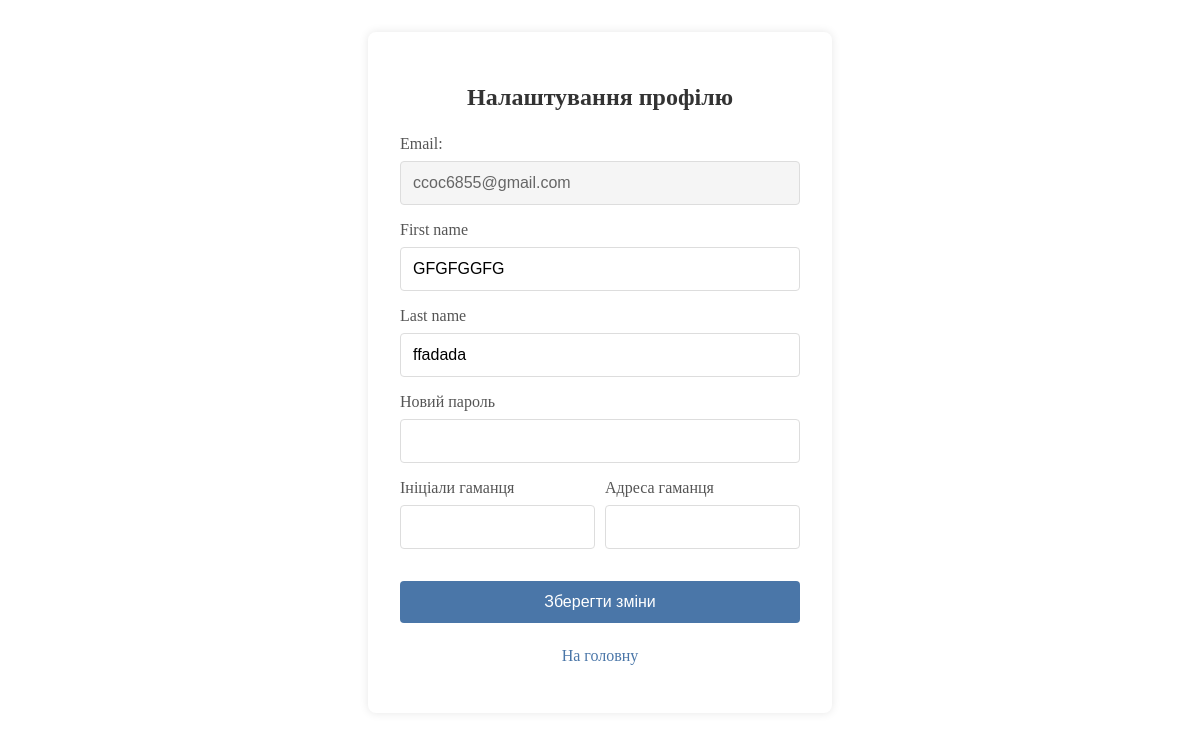
The app's page /account/settings/ (signed in) with its own data.
### account/models.py (models this page shows, shortened)
class CustomUser(AbstractUser):
    wallet_initials = models.CharField(max_length=10, blank=True, null=True, verbose_name="Ініціали гаманця")
    wallet_address = models.CharField(max_length=255, blank=True, null=True, verbose_name="Адреса гаманця")
    phone_validator = RegexValidator(
        regex=r'^\+?1?\d{10,15}$',
        message="Phone number must be entered in the format: '+380123456789'. Up to 15 digits allowed."
    )
    username = None
    phone = models.CharField(
        _("phone number"),
        max_length=20,
        unique=True,
        validators=[phone_validator],
        error_messages={
            "unique": _("A user with that phone number already exists."),
        },
    )
    email = models.EmailField(
        _("email address"),
        unique=True,
        error_messages={
            "unique": _("A user with that email address already exists."),
        },
    )
    USERNAME_FIELD = "email"
    REQUIRED_FIELDS = ["phone"]
    objects = CustomUserManager()
    class Meta:
        db_table = 'user'

### account/views.py (the view)
# urls.py: path('settings/', views.settings, name='settings'),
@login_required
@login_required
def settings(request):
    if request.method == 'POST':
        form = ProfileForm(request.POST, instance=request.user)
        if form.is_valid():
            user = form.save(commit=False)
            new_password = form.cleaned_data.get('new_password')
            if new_password:
                user.set_password(new_password)
                update_session_auth_hash(request, user)  # важливо!
            user.save()
            messages.success(request, "Зміни збережено успішно.")
            return redirect('account:settings')
        else:
            messages.error(request, "Будь ласка, виправте помилки у формі.")
    else:
        form = ProfileForm(instance=request.user)
    return render(request, 'account/settings.html', {'form': form})

### account/forms.py
class ProfileForm(UserChangeForm):
    password = None
    new_password = forms.CharField(required=False, label="Новий пароль")
    class Meta:
        model = CustomUser
        fields = (
            'first_name',
            'last_name',
            'phone',
            'wallet_initials',     # додано
            'wallet_address',      # додано
            'new_password',
        )

### account/templates/account/settings.html (shortened to what this page needs)
{% block content %}
<div class="account-form-container">
    <h2>Налаштування профілю</h2>
    <form method="post" class="account-form">
        <div class="form-group">
            <label for="id_email">Email:</label>
            <input type="email" id="id_email" value="{{ user.email }}" class="form-control" disabled>
        </div>
        {% for field in form %}
            {% if field.name != 'wallet_initials' and field.name != 'wallet_address' and field.name != 'phone' %}
                <div class="form-group">
                    <label for="{{ field.id_for_label }}">{{ field.label }}</label>
                    {{ field }}
                </div>
            {% endif %}
        {% endfor %}
        <div class="wallet-row">
            <div class="form-group">
                <label for="{{ form.wallet_initials.id_for_label }}">{{ form.wallet_initials.label }}</label>
                {{ form.wallet_initials }}
            </div>
            <div class="form-group">
                <label for="{{ form.wallet_address.id_for_label }}">{{ form.wallet_address.label }}</label>
                {{ form.wallet_address }}
            </div>
        </div>
        <button type="submit" class="btn-submit">Зберегти зміни</button>
    </form>
    <p class="form-footer"><a href="{% url 'mainsite:home' %}" class="home-link">На головну</a></p>
</div>
{% endblock %}

### account/templates/account/settings.html (style rules this page uses)
.wallet-row { display: flex; gap: 10px; flex-wrap: wrap; }
.wallet-row .form-group { flex: 1 1 45%; }
.wallet-row .form-group input { width: 100%; box-sizing: border-box; }
.account-form-container { max-width: 400px; margin: 2rem auto; padding: 2rem; background: #fff; border-radius: 8px; box-shadow: 0 0 10px rgba(0, 0, 0, 0.1); }
.account-form-container h2 { text-align: center; margin-bottom: 1.5rem; color: #333; }
.account-form { display: flex; flex-direction: column; gap: 1rem; }
.form-group { display: flex; flex-direction: column; gap: 0.5rem; }
.form-group label { font-weight: 500; color: #555; }
.form-group input { padding: 0.75rem; border: 1px solid #ddd; border-radius: 4px; font-size: 1rem; }
.form-control { padding: 0.75rem; background-color: #f5f5f5; border: 1px solid #ddd; border-radius: 4px; font-size: 1rem; color: #666; }
.btn-submit { padding: 0.75rem; background-color: #4a76a8; color: white; border: none; border-radius: 4px; font-size: 1rem; cursor: pointer; transition: background-color 0.3s; margin-top: 1rem; }
.form-footer { text-align: center; margin-top: 1.5rem; color: #666; }
.home-link { color: #4a76a8; text-decoration: none; }

### records on screen
CustomUser: email "ccoc6855@gmail.com", form "GFGFGGFG" "ffadada"

### other values on screen
{{ field.label }} "First name" "Last name" "Новий пароль"
